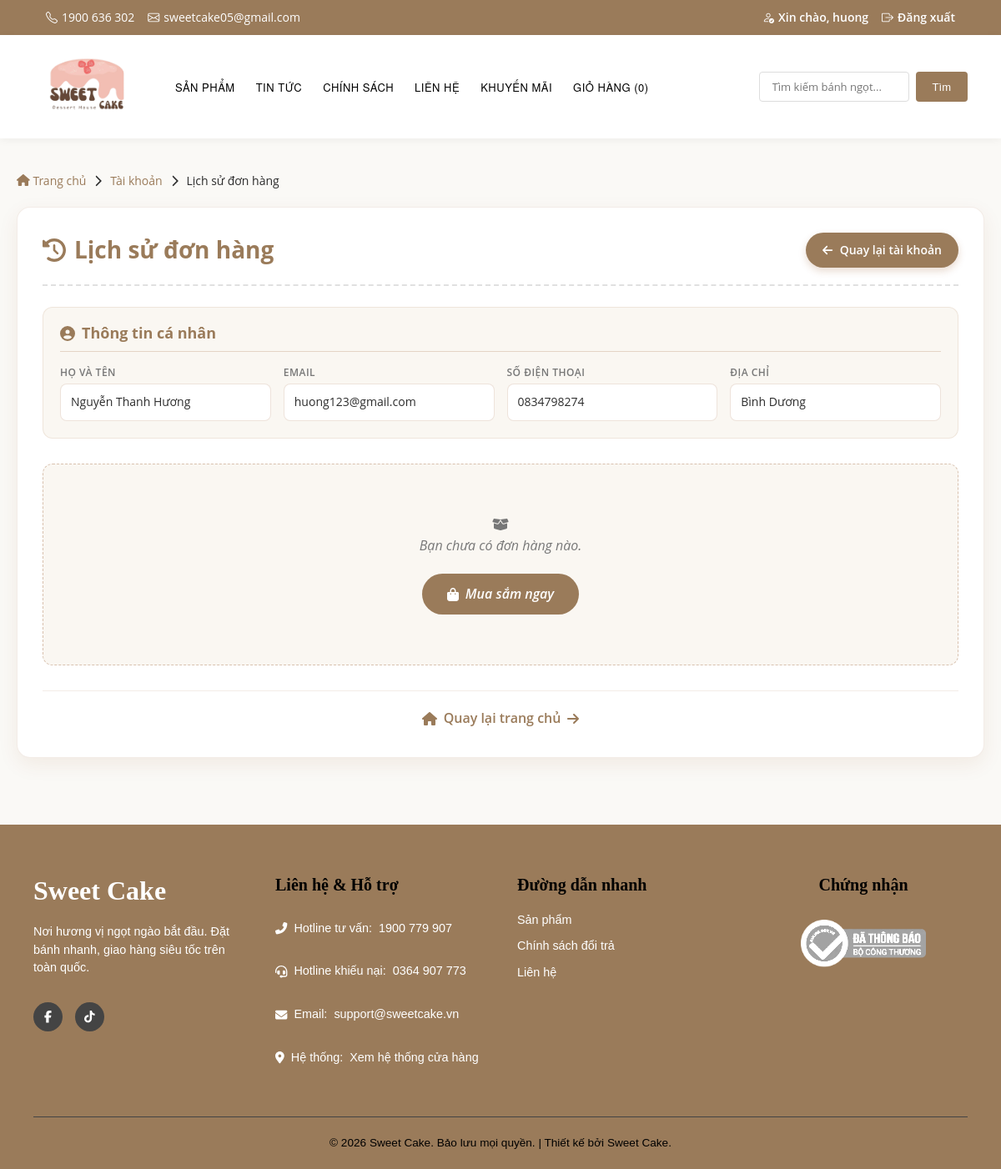
The page /khachhang/order_history.php (signed in) on the database as committed earlier.
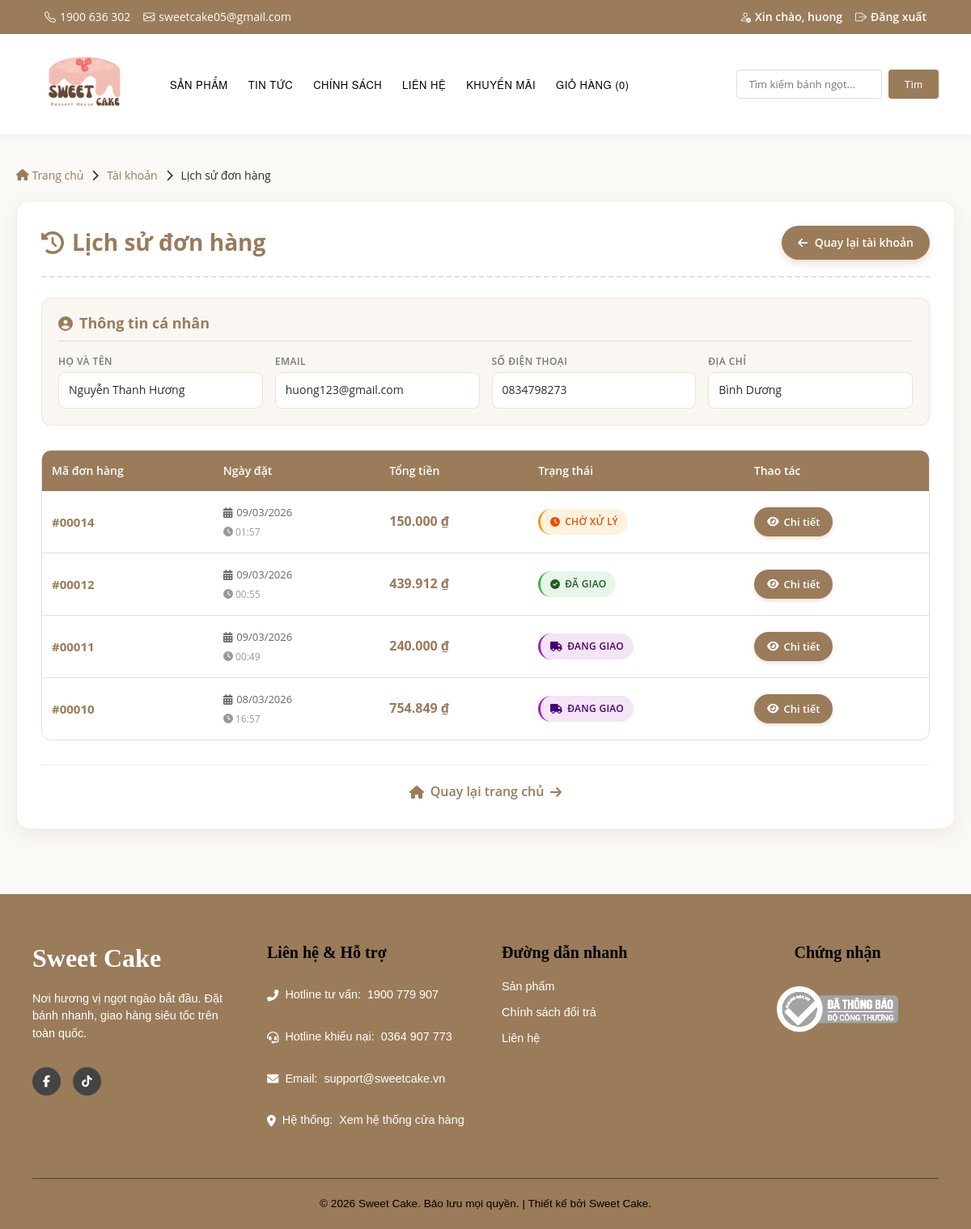
The same page on the database as committed later.
### tables this page shows
CREATE TABLE `users` (
  `id` int(11) NOT NULL,
  `username` varchar(50) NOT NULL,
  `email` varchar(100) NOT NULL,
  `password` varchar(255) NOT NULL,
  `full_name` varchar(100) DEFAULT NULL,
  `phone` varchar(15) DEFAULT NULL,
  `address` text DEFAULT NULL,
  `role` enum('customer','admin') DEFAULT 'customer',
  `is_active` tinyint(1) DEFAULT 1,
  `created_at` datetime DEFAULT current_timestamp(),
  `updated_at` datetime DEFAULT current_timestamp() ON UPDATE current_timestamp()
);

CREATE TABLE `orders` (
  `id` int(11) NOT NULL,
  `user_id` int(11) DEFAULT NULL,
  `full_name` varchar(255) NOT NULL,
  `phone` varchar(20) NOT NULL,
  `address` text NOT NULL,
  `note` text DEFAULT NULL,
  `total_amount` decimal(10,2) NOT NULL,
  `promo_code` varchar(50) DEFAULT NULL,
  `discount_amount` decimal(10,2) DEFAULT 0.00,
  `status` varchar(50) DEFAULT 'pending',
  `payment_method` varchar(50) NOT NULL,
  `created_at` timestamp NOT NULL DEFAULT current_timestamp()
);

### khachhang/order_history.php (the view, shortened to what the changed rows need)
<?php
require_once 'connect.php';
$user_id = (int)$_SESSION['user_id'];
$user = null;
$userSql = "SELECT username, full_name, email, phone, address FROM users WHERE id = ? LIMIT 1";
if ($stmt = $conn->prepare($userSql)) {
    $stmt->bind_param('i', $user_id);
    $stmt->execute();
    $result = $stmt->get_result();
    $user = $result ? $result->fetch_assoc() : null;
}
$orders = [];
$sql = "SELECT id, total_amount, status, created_at FROM orders WHERE user_id = ? ORDER BY created_at DESC";
if ($stmt = $conn->prepare($sql)) {
    $stmt->bind_param('i', $user_id);
    $stmt->execute();
    $result = $stmt->get_result();
    while ($row = $result->fetch_assoc()) {
        $orders[] = $row;
    }
}
function status_text($status) {
    $map = [
        'pending' => 'Chờ xử lý',
        'confirmed' => 'Đã xác nhận',
        'shipping' => 'Đang giao',
        'delivered' => 'Đã giao',
        'cancelled' => 'Đã hủy',
    ];
    return $map[$status] ?? $status;
}
function status_badge_class($status) {
    switch ($status) {
        case 'delivered': return 'status-delivered';
        case 'pending': return 'status-pending';
        case 'shipping': return 'status-shipping';
    }
}
function status_icon($status) {
    switch ($status) {
        case 'delivered': return 'fa-check-circle';
        case 'pending': return 'fa-clock';
        case 'shipping': return 'fa-truck';
    }
}
?>
<!DOCTYPE html>
<html lang="vi">
<head>
    <link rel="stylesheet" href="style.css?v=<?php echo filemtime(__DIR__ . '/style.css'); ?>">
    <link rel="stylesheet" href="https://cdnjs.cloudflare.com/ajax/libs/font-awesome/6.5.0/css/all.min.css">
</head>
<body>
<?php include 'header.php'; ?>
<div class="order-history-page">
    <div class="order-card">
        <div class="order-header">
            <h1>
                <i class="fas fa-history"></i>
                Lịch sử đơn hàng
            </h1>
        </div>
        <?php if ($user): ?>
        <div class="user-summary">
            <h2>
                <i class="fas fa-user-circle"></i>
                Thông tin cá nhân
            </h2>
            <div class="user-info-grid">
                <div class="info-item">
                    <label>Họ và tên</label>
                    <span><?php echo htmlspecialchars($user['full_name'] ?: $user['username']); ?></span>
                </div>
                <div class="info-item">
                    <label>Email</label>
                    <span><?php echo htmlspecialchars($user['email']); ?></span>
                </div>
                <div class="info-item">
                    <label>Số điện thoại</label>
                    <span><?php echo htmlspecialchars($user['phone'] ?: 'Chưa cập nhật'); ?></span>
                </div>
                <div class="info-item">
                    <label>Địa chỉ</label>
                    <span><?php echo htmlspecialchars($user['address'] ?: 'Chưa cập nhật'); ?></span>
                </div>
            </div>
        </div>
        <?php endif; ?>
        <?php if (empty($orders)): ?>
            <div class="no-orders">
                <i class="fas fa-box-open"></i>
                <p>Bạn chưa có đơn hàng nào.</p>
                <a href="products.php" class="shop-now-btn">
                    <i class="fas fa-shopping-bag"></i> Mua sắm ngay
                </a>
            </div>
        <?php else: ?>
            <div class="table-wrapper">
                <table>
                    <thead>
                        <tr>
                            <th>Mã đơn hàng</th>
                            <th>Ngày đặt</th>
                            <th>Tổng tiền</th>
                            <th>Trạng thái</th>
                            <th>Thao tác</th>
                        </tr>
                    </thead>
                    <tbody>
                        <?php foreach ($orders as $order): ?>
                        <tr>
                            <td>
                                <span class="order-id">#<?php echo str_pad($order['id'], 5, '0', STR_PAD_LEFT); ?></span>
                            </td>
                            <td>
                                <div class="order-date">
                                    <i class="fas fa-calendar-alt"></i>
                                    <?php echo date('d/m/Y', strtotime($order['created_at'])); ?>
                                </div>
                                <div style="font-size: 12px; color: #999; margin-top: 4px;">
                                    <i class="fas fa-clock"></i>
                                    <?php echo date('H:i', strtotime($order['created_at'])); ?>
                                </div>
                            </td>
                            <td>
                                <span class="amount"><?php echo number_format($order['total_amount'], 0, ',', '.'); ?> ₫</span>
                            </td>
                            <td>
                                <span class="status-badge <?php echo status_badge_class($order['status']); ?>">
                                    <i class="fas <?php echo status_icon($order['status']); ?>"></i>
                                    <?php echo status_text($order['status']); ?>
                                </span>
                            </td>
                            <td>
                                <a href="order_detail.php?id=<?php echo $order['id']; ?>" class="view-btn">
                                    <i class="fas fa-eye"></i> Chi tiết
                                </a>
                            </td>
                        </tr>
                        <?php endforeach; ?>
                    </tbody>
                </table>
            </div>
        <?php endif; ?>
    </div>
</div>
<?php include 'footer.php'; ?>
</body>
</html>

Rows that differ between the two databases and show on the page:
changed users "Nguyễn Thanh Hương": phone "0834798274" → "0834798273"
added orders: id "00014", created_at "09/03/2026", created_at "01:57", total_amount "150.000", status "CHỜ XỬ LÝ"
added orders: id "00012", created_at "09/03/2026", created_at "00:55", total_amount "439.912", status "ĐÃ GIAO"
added orders: id "00011", created_at "09/03/2026", created_at "00:49", total_amount "240.000", status "ĐANG GIAO"
added orders: id "00010", created_at "08/03/2026", created_at "16:57", total_amount "754.849", status "ĐANG GIAO"
Other text that changed with them:
text no longer shown: "Bạn chưa có đơn hàng nào. Mua sắm ngay"
text now shown: "Mã đơn hàng Ngày đặt Tổng tiền Trạng thái Thao tác"
